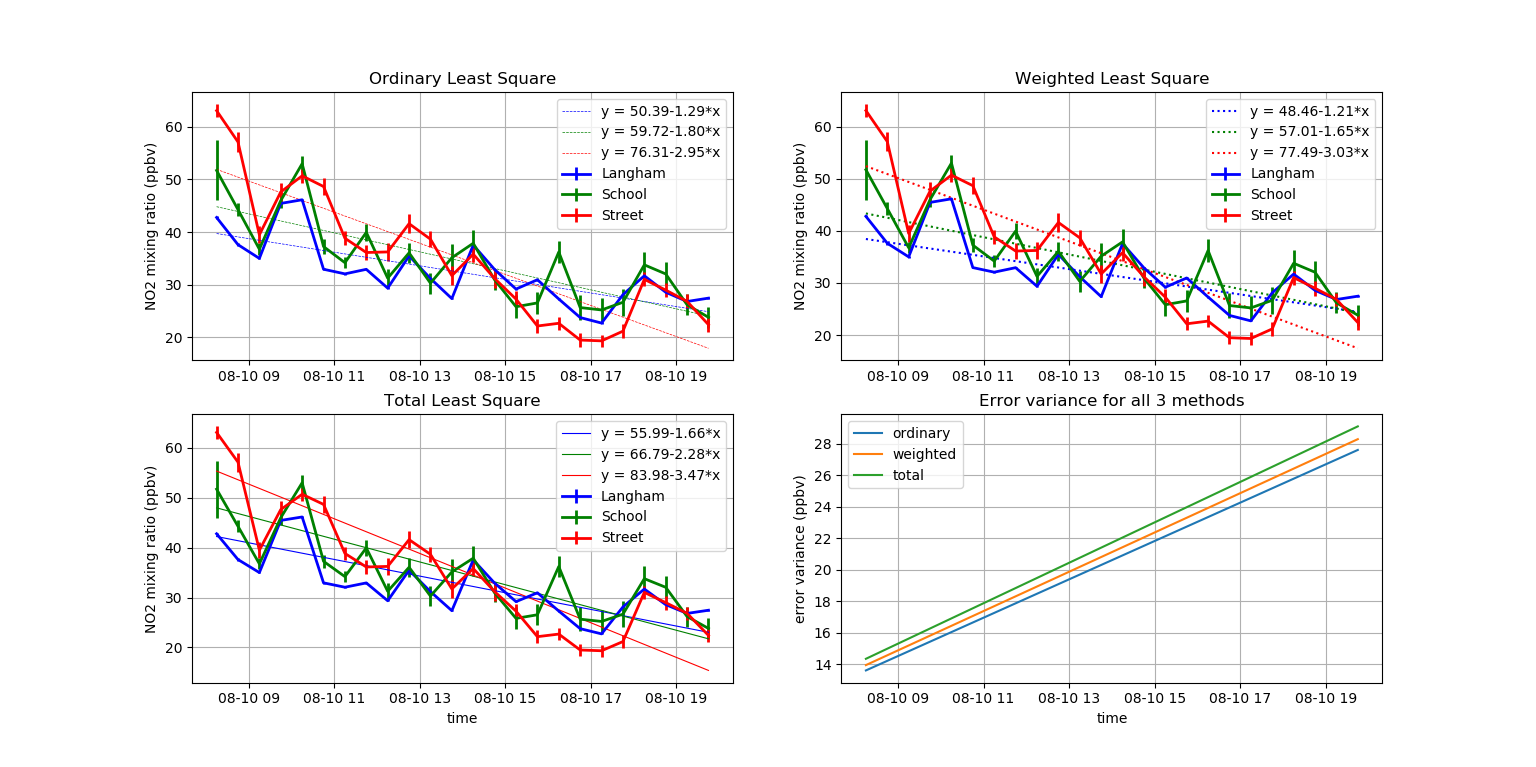

Python code for this plot:
import matplotlib.pyplot as plt
from matplotlib import dates
import numpy as np
import math as m

#read in data 
data = np.array([[float(i) for i in (' '.join(line.split())).split(' ')] for line in open('linear_regression.txt').readlines()[1:]])
t = np.array((data[:,0]-735090)*24) #transform date variables into hours
dates = dates.num2date(data[:,0])

#plotting
colors =("b","g","r")
labels = ("Langham","School","Street")
plt.xticks(rotation=30)

#plot data with measured errors
def printErrorbar():
    for i in range(3):
        plt.errorbar(dates,data[:,2*i+1],yerr=data[:,2*i+2],color=colors[i],linewidth=2,label=labels[i])

#ordinary least square
def vandermonde(t):
    A = np.vstack((np.ones(t.shape[0]),t)).T
    return A

def regressionParameter(A,b):
    x = np.linalg.inv(A.T.dot(A)).dot(A.T).dot(b)
    return x

def printRegression():
    t = np.array((data[:,0]-735090)*24)
    A = vandermonde(t)
    for i in range(3):
        x = regressionParameter(A,data[:,2*i+1])
        f = x[0] + x[1]*t
        plt.plot(dates,f,'--',color=colors[i],linewidth=0.5,label='y = '+str(x[0])[:5]+str(x[1])[:5]+'*x')

#proof that fitlines go through the means of the data
def meanMarkers():
    meanDate = float(str(np.mean(data[:,0]))[:12])
    for i in range(3):
        plt.plot(np.mean(t),np.mean(data[:,2*i+1]),marker='*',color=colors[i],markersize=10)

#weighted least square
def weightedLeastSquare(A,y,b):
    W = np.diag(y**(-2))
    x = np.linalg.inv(A.T.dot(W).dot(A)).dot(A.T).dot(W).dot(b)
    return x

def printWeightedRegression():
    t = np.array((data[:,0]-735090)*24)
    A = vandermonde(t)
    for i in range(3):
       x = weightedLeastSquare(A,data[:,2+2*i],data[:,1+2*i])
       f = x[0] + x[1]*t
       plt.plot(dates,f,':',color=colors[i],label='y = '+str(x[0])[:5]+str(x[1])[:5]+'*x')

#total least square
def augmentedMatrix(t,b):
    C = np.vstack((np.ones(t.shape[0]),t,b)).T
    return C

def totalLeastSquare(i):
    t = np.array((data[:,0]-735090)*24)
    C = augmentedMatrix(t,data[:,2*i+1])
    U,W,V = np.linalg.svd(C, full_matrices=True)
    VAb = V.T[0:2,2]
    Vbb = V.T[2,2]
    x = -VAb/Vbb
    return x

def printTotalLeastSquare():
    t = np.array((data[:,0]-735090)*24)
    for i in range(3):
        x = totalLeastSquare(i)
        f = x[0] + x[1]*t
        plt.plot(dates,f,colors[i]+'-',linewidth=0.8,label='y = '+str(x[0])[:5]+str(x[1])[:5]+'*x')
        
#uncertainties for linear regression
def printUncertainty(x,i,n,title):
    e = x[0]+x[1]*t-data[:,2*i+1]
    sigmae = (np.sum(e**2)/(n-2))**0.5
    sigmax2 = sigmae/((np.var(t))**0.5)
    sigmax1 = sigmax2*(np.mean(t**2)/n)**0.5
    f = sigmax1+sigmax2*t
    plt.plot(dates,f,label=title)
    
def printFancy(xlabel,ylabel,title):
    plt.xlabel(ylabel)
    plt.ylabel(xlabel)
    plt.title(title)
    plt.grid()
    plt.legend()

fig = plt.figure()
fig.add_subplot(221)
printErrorbar()
printRegression()
printFancy('NO2 mixing ratio (ppbv)','','Ordinary Least Square')

fig.add_subplot(222)
printErrorbar()
printWeightedRegression()
printFancy('NO2 mixing ratio (ppbv)','','Weighted Least Square')

fig.add_subplot(223)
printErrorbar()
printTotalLeastSquare()
printFancy('NO2 mixing ratio (ppbv)','time','Total Least Square')

t = np.array((data[:,0]-735090)*24)
A = vandermonde(t)
n = len(t)
i = 0
fig.add_subplot(224)
x1 = regressionParameter(A,data[:,2*i+1])
printUncertainty(x1,i,n,'ordinary')
x2 = weightedLeastSquare(A,data[:,2+2*i],data[:,1+2*i])
printUncertainty(x2,i,n,'weighted')
x3 = totalLeastSquare(i)
printUncertainty(x3,i,n,'total')
printFancy('error variance (ppbv)','time','Error variance for all 3 methods')
plt.show()
